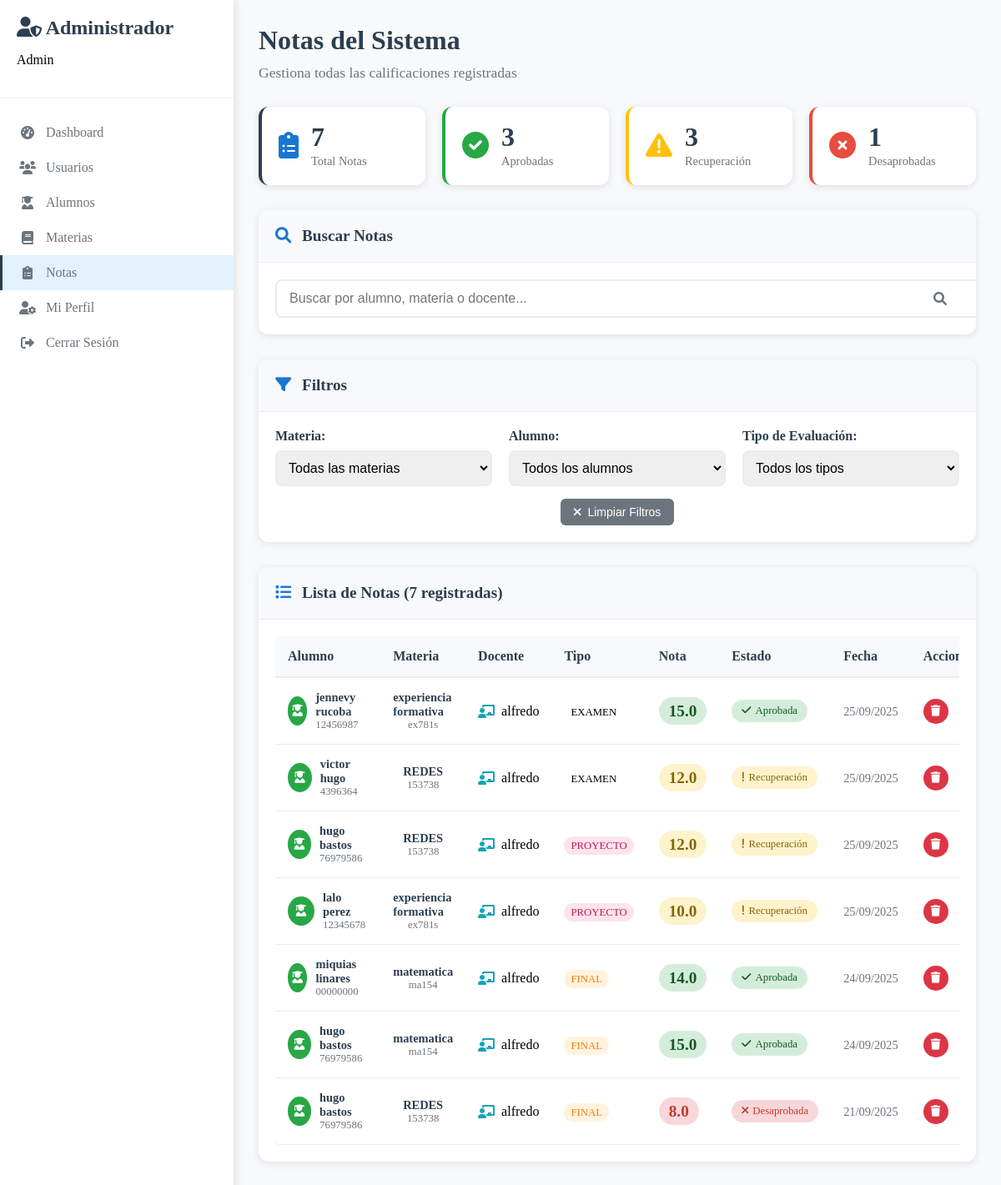
Page /admin/ver_notas (signed in) on the committed database.
### app.py (models this page shows)
class Nota(db.Model):
    id = db.Column(db.Integer, primary_key=True)
    alumno_id = db.Column(db.Integer, db.ForeignKey('alumno.id'), nullable=False)
    materia_id = db.Column(db.Integer, db.ForeignKey('materia.id'), nullable=False)
    nota = db.Column(db.Float, nullable=False)
    tipo_evaluacion = db.Column(db.String(50), nullable=False)  # 'parcial', 'final', 'trabajo', etc.
    fecha = db.Column(db.DateTime, default=datetime.utcnow)
    observaciones = db.Column(db.Text)
    alumno = db.relationship('Alumno', backref=db.backref('notas', lazy=True))
    materia = db.relationship('Materia', backref=db.backref('notas', lazy=True))

class Alumno(db.Model):
    id = db.Column(db.Integer, primary_key=True)
    dni = db.Column(db.String(20), unique=True, nullable=False)
    nombre = db.Column(db.String(100), nullable=False)
    apellido = db.Column(db.String(100), nullable=False)
    email = db.Column(db.String(120))
    telefono = db.Column(db.String(20))
    fecha_nacimiento = db.Column(db.Date)
    ciclo = db.Column(db.String(20), nullable=False)  # primero, segundo, tercero, cuarto, quinto, sexto
    fecha_registro = db.Column(db.DateTime, default=datetime.utcnow)
    usuario_id = db.Column(db.Integer, db.ForeignKey('usuario.id'), nullable=True)  # Relación con Usuario
    usuario = db.relationship('Usuario', backref=db.backref('alumno', uselist=False))

class Materia(db.Model):
    id = db.Column(db.Integer, primary_key=True)
    nombre = db.Column(db.String(100), nullable=False)
    codigo = db.Column(db.String(20), unique=True, nullable=False)
    docente_id = db.Column(db.Integer, db.ForeignKey('usuario.id'), nullable=False)
    docente = db.relationship('Usuario', backref=db.backref('materias', lazy=True))

class Usuario(db.Model):
    id = db.Column(db.Integer, primary_key=True)
    username = db.Column(db.String(80), unique=True, nullable=False)
    email = db.Column(db.String(120), unique=True, nullable=False)
    password_hash = db.Column(db.String(120), nullable=False)
    tipo = db.Column(db.String(20), nullable=False)  # 'admin', 'docente' o 'alumno'
    fecha_creacion = db.Column(db.DateTime, default=datetime.utcnow)

### app.py (the view)
@app.route('/admin/ver_notas')
def admin_ver_notas():
    if not session.get('user_id') or session.get('tipo') != 'admin':
        return redirect(url_for('login'))
    try:
        notas_query = db.session.query(Nota, Alumno, Materia, Usuario).select_from(Nota).outerjoin(Alumno, Nota.alumno_id == Alumno.id).outerjoin(Materia, Nota.materia_id == Materia.id).outerjoin(Usuario, Materia.docente_id == Usuario.id).order_by(Nota.fecha.desc()).all()
        notas = []
        for nota, alumno, materia, docente in notas_query:
            nota.alumno = alumno
            nota.materia = materia
            nota.materia.docente = docente
            if nota.fecha:
                nota.fecha_formatted = nota.fecha.strftime('%d/%m/%Y')
            else:
                nota.fecha_formatted = 'N/A'
            notas.append(nota)
        total_notas = len(notas)
        notas_aprobadas = len([n for n in notas if n.nota >= 13])
        notas_recuperacion = len([n for n in notas if 10 <= n.nota < 13])
        notas_desaprobadas = len([n for n in notas if 5 <= n.nota < 10])
        materias = Materia.query.all()
        alumnos = Alumno.query.all()
        return render_template('admin/ver_notas_moderno.html',
                             notas=notas,
                             materias=materias,
                             alumnos=alumnos,
                             total_notas=total_notas,
                             notas_aprobadas=notas_aprobadas,
                             notas_recuperacion=notas_recuperacion,
                             notas_desaprobadas=notas_desaprobadas)
    except Exception as e:
        print(f"Error en admin_ver_notas: {e}")
        return render_template('admin/ver_notas_moderno.html',
                             notas=[],
                             materias=[],
                             alumnos=[],
                             total_notas=0,
                             notas_aprobadas=0,
                             notas_recuperacion=0,
                             notas_desaprobadas=0)

### app.py (called while the page is built)
@app.context_processor
def inject_flash_cleanup():
    return {
        'clear_flash_messages': clear_flash_messages,
        'convertir_ciclo_a_texto': convertir_ciclo_a_texto
    }

### templates/admin/ver_notas_moderno.html (shortened to what this page needs)
<!DOCTYPE html>
<html lang="es">
<head>
    <link href="https://cdnjs.cloudflare.com/ajax/libs/font-awesome/6.0.0/css/all.min.css" rel="stylesheet">
</head>
<body>
<div class="admin-dashboard">
    <div class="sidebar">
        <div class="sidebar-header">
            <h2><i class="fas fa-user-shield"></i> Administrador</h2>
            <p>{{ session.nombre if session.nombre else 'Admin' }}</p>
        </div>
        <nav class="sidebar-nav">
            <a href="{{ url_for('admin_dashboard') }}" class="nav-item">
                <i class="fas fa-tachometer-alt"></i> Dashboard
            </a>
            <a href="{{ url_for('admin_ver_usuarios') }}" class="nav-item">
                <i class="fas fa-users"></i> Usuarios
            </a>
            <a href="{{ url_for('admin_ver_alumnos') }}" class="nav-item">
                <i class="fas fa-user-graduate"></i> Alumnos
            </a>
            <a href="{{ url_for('admin_ver_materias') }}" class="nav-item">
                <i class="fas fa-book"></i> Materias
            </a>
            <a href="{{ url_for('admin_ver_notas') }}" class="nav-item active">
                <i class="fas fa-clipboard-list"></i> Notas
            </a>
            <a href="{{ url_for('admin_mi_perfil') }}" class="nav-item">
                <i class="fas fa-user-cog"></i> Mi Perfil
            </a>
            <a href="{{ url_for('logout') }}" class="nav-item">
                <i class="fas fa-sign-out-alt"></i> Cerrar Sesión
            </a>
        </nav>
    </div>
    <div class="main-content">
        <div class="content-header">
            <h1>Notas del Sistema</h1>
            <p>Gestiona todas las calificaciones registradas</p>
        </div>
        <div class="stats-grid">
            <div class="stat-card primary">
                <div class="stat-icon">
                    <i class="fas fa-clipboard-list"></i>
                </div>
                <div class="stat-content">
                    <div class="stat-number">{{ total_notas }}</div>
                    <div class="stat-label">Total Notas</div>
                </div>
            </div>
            <div class="stat-card success">
                <div class="stat-icon">
                    <i class="fas fa-check-circle"></i>
                </div>
                <div class="stat-content">
                    <div class="stat-number">{{ notas_aprobadas }}</div>
                    <div class="stat-label">Aprobadas</div>
                </div>
            </div>
            <div class="stat-card warning">
                <div class="stat-icon">
                    <i class="fas fa-exclamation-triangle"></i>
                </div>
                <div class="stat-content">
                    <div class="stat-number">{{ notas_recuperacion }}</div>
                    <div class="stat-label">Recuperación</div>
                </div>
            </div>
            <div class="stat-card danger">
                <div class="stat-icon">
                    <i class="fas fa-times-circle"></i>
                </div>
                <div class="stat-content">
                    <div class="stat-number">{{ notas_desaprobadas }}</div>
                    <div class="stat-label">Desaprobadas</div>
                </div>
            </div>
        </div>
        <div class="search-card">
            <div class="card-header">
                <h3><i class="fas fa-search"></i> Buscar Notas</h3>
            </div>
            <div class="card-body">
                <div class="search-container">
                    <input type="text" id="searchNota" placeholder="Buscar por alumno, materia o docente..." class="search-input">
                    <i class="fas fa-search search-icon"></i>
                </div>
            </div>
        </div>
        <div class="filters-card">
            <div class="card-header">
                <h3><i class="fas fa-filter"></i> Filtros</h3>
            </div>
            <div class="card-body">
                <div class="filters-grid">
                    <div class="filter-group">
                        <label for="filterMateria">Materia:</label>
                        <select id="filterMateria" class="filter-select">
                            <option value="">Todas las materias</option>
                        </select>
                    </div>
                    <div class="filter-group">
                        <label for="filterAlumno">Alumno:</label>
                        <select id="filterAlumno" class="filter-select">
                            <option value="">Todos los alumnos</option>
                        </select>
                    </div>
                    <div class="filter-group">
                        <label for="filterTipo">Tipo de Evaluación:</label>
                        <select id="filterTipo" class="filter-select">
                            <option value="">Todos los tipos</option>
                        </select>
                    </div>
                </div>
                <div class="filter-actions">
                    <button type="button" id="clearFilters" class="btn-clear-filters">
                        <i class="fas fa-times"></i> Limpiar Filtros
                    </button>
                </div>
            </div>
        </div>
        <div class="notas-card">
            <div class="card-header">
                <h3><i class="fas fa-list"></i> Lista de Notas ({{ total_notas }} registradas)</h3>
            </div>
            <div class="card-body">
                {% if notas %}
                <div class="notas-table-container">
                    <table class="notas-table">
                        <thead>
                            <tr>
                                <th>Alumno</th>
                                <th>Materia</th>
                                <th>Docente</th>
                                <th>Tipo</th>
                                <th>Nota</th>
                                <th>Estado</th>
                                <th>Fecha</th>
                                <th>Acciones</th>
                            </tr>
                        </thead>
                        <tbody>
                            {% for nota in notas %}
                            <tr class="nota-row"
                                data-materia="{{ nota.materia.id }}"
                                data-alumno="{{ nota.alumno.id }}"
                                data-tipo="{{ nota.tipo_evaluacion|lower if nota.tipo_evaluacion else '' }}"
                                data-alumno-nombre="{{ (nota.alumno.nombre + ' ' + nota.alumno.apellido)|lower }}"
                                data-materia-nombre="{{ nota.materia.nombre|lower }}"
                                data-docente-nombre="{{ nota.materia.docente.username|lower if nota.materia.docente else '' }}">
                                <td>
                                    <div class="alumno-info">
                                        <div class="alumno-avatar">
                                            <i class="fas fa-user-graduate"></i>
                                        </div>
                                        <div class="alumno-details">
                                            <strong>{{ nota.alumno.nombre }} {{ nota.alumno.apellido }}</strong>
                                            <small>{{ nota.alumno.dni }}</small>
                                        </div>
                                    </div>
                                </td>
                                <td>
                                    <div class="materia-info">
                                        <strong>{{ nota.materia.nombre }}</strong>
                                        <small>{{ nota.materia.codigo }}</small>
                                    </div>
                                </td>
                                <td>
                                    <div class="docente-info">
                                        <i class="fas fa-chalkboard-teacher"></i>
                                        <span>{{ nota.materia.docente.username if nota.materia.docente else 'Sin docente' }}</span>
                                    </div>
                                </td>
                                <td>
                                    <span class="tipo-badge {{ nota.tipo_evaluacion|lower if nota.tipo_evaluacion else 'sin-tipo' }}">
                                        {{ nota.tipo_evaluacion or 'Sin tipo' }}
                                    </span>
                                </td>
                                <td>
                                    <span class="nota-value {{ 'aprobada' if nota.nota >= 13 else 'recuperacion' if nota.nota >= 10 else 'desaprobada' }}">
                                        {{ nota.nota }}
                                    </span>
                                </td>
                                <td>
                                    <span class="estado-badge {{ 'aprobada' if nota.nota >= 13 else 'recuperacion' if nota.nota >= 10 else 'desaprobada' }}">
                                        {% if nota.nota >= 13 %}
                                            <i class="fas fa-check"></i> Aprobada
                                        {% elif nota.nota >= 10 %}
                                            <i class="fas fa-exclamation"></i> Recuperación
                                        {% else %}
                                            <i class="fas fa-times"></i> Desaprobada
                                        {% endif %}
                                    </span>
                                </td>
                                <td>
                                    <span class="fecha">{{ nota.fecha_formatted }}</span>
                                </td>
                                <td>
                                    <div class="nota-actions">
                                        <button data-nota-id="{{ nota.id }}" data-alumno-nombre="{{ nota.alumno.nombre }} {{ nota.alumno.apellido }}" class="btn-action delete" title="Eliminar">
                                            <i class="fas fa-trash"></i>
                                        </button>
                                    </div>
                                </td>
                            </tr>
                            {% endfor %}
                        </tbody>
                    </table>
                </div>
                {% else %}
                <div class="empty-state">
                    <i class="fas fa-clipboard-list"></i>
                    <h3>No hay notas registradas</h3>
                    <p>Las notas aparecerán aquí cuando los docentes las registren</p>
                </div>
                {% endif %}
            </div>
        </div>
    </div>
</div>
</body>
</html>

### rows in the picture
Nota: alumno.nombre "jennevy", alumno.apellido "rucoba", alumno.dni "12456987", materia.nombre "experiencia formativa", materia.codigo "ex781s", materia.docente "alfredo", tipo_evaluacion "EXAMEN", nota "15.0", shows "Aprobada", fecha_formatted "25/09/2025"
Nota: alumno.nombre "victor", alumno.apellido "hugo", alumno.dni "4396364", materia.nombre "REDES", materia.codigo "153738", materia.docente "alfredo", tipo_evaluacion "EXAMEN", nota "12.0", shows "Recuperación", fecha_formatted "25/09/2025"
Nota: alumno.nombre "hugo", alumno.apellido "bastos", alumno.dni "76979586", materia.nombre "REDES", materia.codigo "153738", materia.docente "alfredo", tipo_evaluacion "PROYECTO", nota "12.0", shows "Recuperación", fecha_formatted "25/09/2025"
Nota: alumno.nombre "lalo", alumno.apellido "perez", alumno.dni "12345678", materia.nombre "experiencia formativa", materia.codigo "ex781s", materia.docente "alfredo", tipo_evaluacion "PROYECTO", nota "10.0", shows "Recuperación", fecha_formatted "25/09/2025"
Nota: alumno.nombre "miquias", alumno.apellido "linares", alumno.dni "00000000", materia.nombre "matematica", materia.codigo "ma154", materia.docente "alfredo", tipo_evaluacion "FINAL", nota "14.0", shows "Aprobada", fecha_formatted "24/09/2025"
Nota: alumno.nombre "hugo", alumno.apellido "bastos", alumno.dni "76979586", materia.nombre "matematica", materia.codigo "ma154", materia.docente "alfredo", tipo_evaluacion "FINAL", nota "15.0", shows "Aprobada", fecha_formatted "24/09/2025"
Nota: alumno.nombre "hugo", alumno.apellido "bastos", alumno.dni "76979586", materia.nombre "REDES", materia.codigo "153738", materia.docente "alfredo", tipo_evaluacion "FINAL", nota "8.0", shows "Desaprobada", fecha_formatted "21/09/2025"

### other values in the picture
{{ session.nombre if session.nombre else 'Admin' }} "Admin"
{{ total_notas }} "7"
{{ notas_aprobadas }} "3"
{{ notas_recuperacion }} "3"
{{ notas_desaprobadas }} "1"
